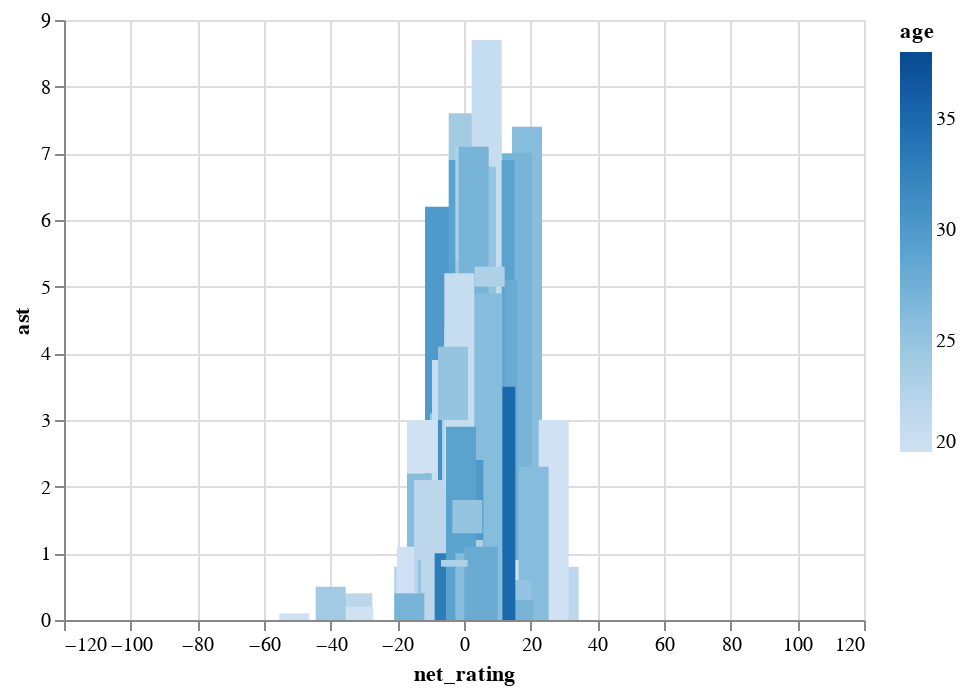

Notebook source saved alongside this figure:
### Code cell
# Visualization 2
alt.Chart(newData).mark_bar(size=15).encode(
    x = "net_rating",
    y = "ast",
    color="age",
    tooltip=["player_name","pts"]
)
